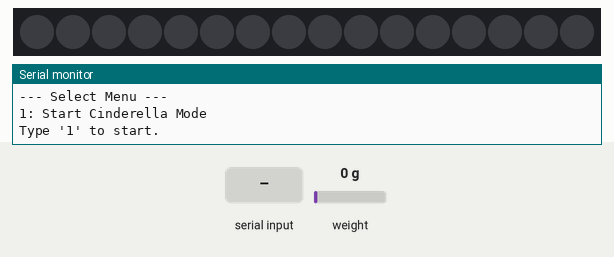
Simulated run of this sketch. Board: Arduino Mega 2560, built with avr-gcc and run on an emulated ATmega2560. Shown: 16 RGB LEDs in strip order, left to right, the last lines printed to the serial monitor. The inputs (shaded band) are chosen by the test bench; at power-on: weight on the scale 0 g.

Above: at 3.6 s.
3.7 s: "1" received over Serial
5.2 s: weight on the scale set to 100 g
At 5.7 s:
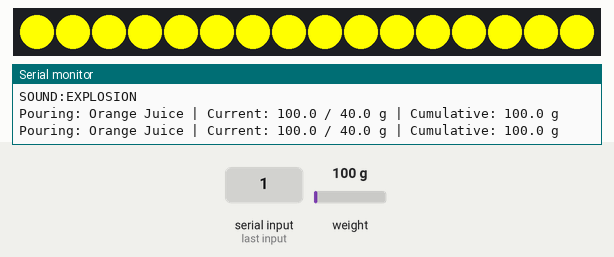
6.7 s: weight on the scale set to 0 g
At 7.8 s:
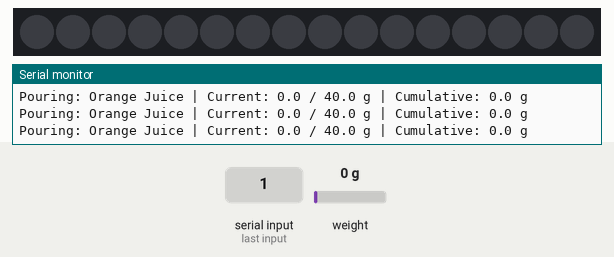
8.2 s: weight on the scale set to 1250 g
At 9.4 s:
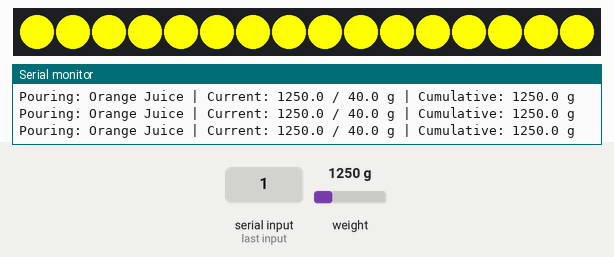
9.7 s: weight on the scale set to 35 g
At 10.9 s:
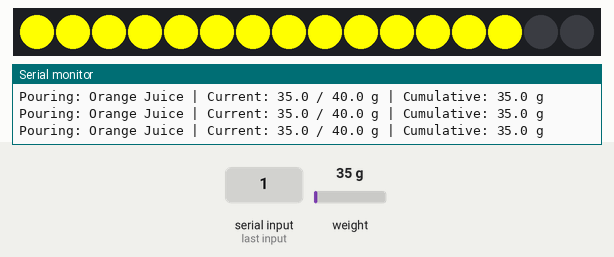
Timing chart, 0 to 12.2 s (numbered marks = the images above; inputs shaded):
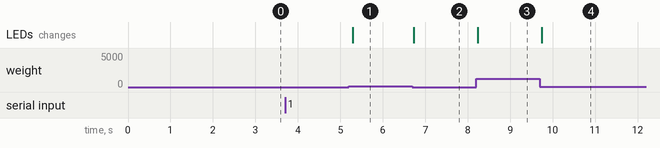

The sketch:

arduino_loadcell.ino
```cpp
#include <HX711_ADC.h>
#include <Adafruit_NeoPixel.h>

// ピン設定
const int HX711_dout = 53;
const int HX711_sck = 51;
const int LED_PIN = A0;
const int NUMPIXELS = 16;

HX711_ADC LoadCell(HX711_dout, HX711_sck);
Adafruit_NeoPixel pixels(NUMPIXELS, LED_PIN, NEO_GRB + NEO_KHZ800);

// 状態管理
enum SystemState { IDLE, TARE_WAIT, POURING, STEP_COMPLETED, RECIPE_FINISHED };
SystemState currentState = IDLE;

// レシピ構造体
struct Ingredient {
  String name;
  float targetWeight; // g (ml)
  uint32_t color;     // LEDの色 (RGB)
};

struct Recipe {
  String name;
  int stepCount;
  Ingredient steps[5]; // 最大5ステップと仮定
  bool isSpecialCinderella; // シンデレラ特別演出モード
};

// レシピデータ定義 (recipe.mdより)
// 色定義: 0xRRGGBB
const uint32_t COL_ORANGE = 0xFF4500; // オレンジレッド
const uint32_t COL_PINE   = 0xFFFF00; // 黄色
const uint32_t COL_LEMON  = 0xCCFF00; // レモン色
const uint32_t COL_GINGER = 0xCD853F; // 茶色っぽいゴールド
const uint32_t COL_SODA   = 0xE0FFFF; // 薄い水色

Recipe recipes[1] = {
  {
    "Cinderella (Standard)", 3,
    {
      {"Orange Juice", 40.0, COL_ORANGE},
      {"Pineapple Juice", 40.0, COL_PINE},
      {"Lemon Juice", 10.0, COL_LEMON}
    },
    true // シンデレラ特別演出モード有効
  }
};

int currentRecipeIndex = 0; // Default to Cinderella
int currentStepIndex = 0;
float startWeight = 0; // 各ステップ開始時の重量
float cumulativeWeight = 0; // シンデレラ特別演出用の累積重量

void setup() {
  Serial.begin(9600);

  pixels.begin();
  pixels.clear();
  pixels.show();

  Serial.println("=== Smart Cocktail Maker Initializing ===");
  LoadCell.begin();
  LoadCell.start(2000, true);
  LoadCell.setCalFactor(-434.0);

  Serial.println("Ready.");
  printMenu();
}

void printMenu() {
  Serial.println("\n--- Select Menu ---");
  Serial.println("1: Start Cinderella Mode");
  Serial.println("Type '1' to start.");
}

// ユーティリティ: HSVからRGBへの変換 (滑らかな色変化のため)
uint32_t wheel(byte WheelPos) {
  WheelPos = 255 - WheelPos;
  if (WheelPos < 85) {
    return pixels.Color(255 - WheelPos * 3, 0, WheelPos * 3);
  }
  if (WheelPos < 170) {
    WheelPos -= 85;
    return pixels.Color(0, WheelPos * 3, 255 - WheelPos * 3);
  }
  WheelPos -= 170;
  return pixels.Color(WheelPos * 3, 255 - WheelPos * 3, 0);
}

// シンデレラ専用の演出関数
void updateCinderellaVisuals(float totalWeight) {
  pixels.clear();

  unsigned long t = millis();

  if (totalWeight < 40.0) {
    // 0-40ml: 黄色に徐々に光らせる
    float brightness = (totalWeight / 40.0); // 0.0 -> 1.0
    int numLeds = (int)(brightness * NUMPIXELS);

    for (int i = 0; i < NUMPIXELS; i++) {
      if (i < numLeds) {
        // 黄色 (R=255, G=255, B=0)
        int r = 255;
        int g = 255;
        int b = 0;
        pixels.setPixelColor(i, pixels.Color(r, g, b));
      }
    }
  }
  else if (totalWeight >= 40.0 && totalWeight < 50.0) {
    // 40ml: オレンジ色
    for (int i = 0; i < NUMPIXELS; i++) {
      pixels.setPixelColor(i, pixels.Color(255, 140, 0)); // オレンジ
    }
  }
  else if (totalWeight >= 50.0 && totalWeight < 80.0) {
    // 50-80ml: 赤く光らせて、徐々に光を弱める
    float fadeProgress = (totalWeight - 50.0) / 30.0; // 0.0 -> 1.0
    int brightness = 255 - (int)(fadeProgress * 200); // 255 -> 55
    brightness = constrain(brightness, 55, 255);

    for (int i = 0; i < NUMPIXELS; i++) {
      pixels.setPixelColor(i, pixels.Color(brightness, 0, 0)); // 赤
    }
  }
  else if (totalWeight >= 80.0) {
    // 80ml: 黄色にMAX輝度で光らせる
    for (int i = 0; i < NUMPIXELS; i++) {
      pixels.setPixelColor(i, pixels.Color(255, 255, 0)); // 黄色MAX
    }
  }

  pixels.show();
}

void loop() {
  LoadCell.update();
  float weight = LoadCell.getData();

  // シリアルコマンド入力処理
  if (Serial.available() > 0) {
    char inByte = Serial.read();
    if (currentState == IDLE || currentState == RECIPE_FINISHED) {
      if (inByte == '1') {
        currentRecipeIndex = 0; // Always Cinderella
        currentStepIndex = 0;
        cumulativeWeight = 0; // 累積重量をリセット
        currentState = TARE_WAIT;
        Serial.print("Selected: ");
        Serial.println(recipes[currentRecipeIndex].name);
        Serial.println("Please wait for auto-tare...");
      }
    } else if (inByte == 'c') {
      // 強制キャンセル
      currentState = IDLE;
      pixels.clear(); pixels.show();
      printMenu();
    }
  }

  switch (currentState) {
    case TARE_WAIT: {
      static unsigned long tareStartTime = 0;
      if (tareStartTime == 0) tareStartTime = millis();

      LoadCell.tareNoDelay();

      // デバッグ: 待機中の値を表示 (ノイズ確認用)
      if (millis() % 500 == 0) {
         Serial.println("Taring...");
      }

      // 4秒経過しても終わらなければ強制スタート
      if (LoadCell.getTareStatus() || (millis() - tareStartTime > 4000)) {
        if (!LoadCell.getTareStatus()) {
           Serial.println("Tare timeout (unstable?) - Forcing start.");
        } else {
           Serial.println("Tare Complete.");
        }

        tareStartTime = 0; // リセット
        startWeight = 0;
        currentState = POURING;

        // メニュー表示
        Serial.println("Step " + String(currentStepIndex + 1) + ": Pour " +
                       recipes[currentRecipeIndex].steps[currentStepIndex].name +
                       " (" + String(recipes[currentRecipeIndex].steps[currentStepIndex].targetWeight) + "g)");
      }
      break;
    }

    case POURING: {
      Ingredient currentIng = recipes[currentRecipeIndex].steps[currentStepIndex];
      float currentAdded = weight; // tareされているので現在の重量＝追加分

      // シンデレラモードのみなので常にupdateCinderellaVisuals
      updateCinderellaVisuals(cumulativeWeight + currentAdded);

      // --- リアルタイム重量表示 (追加) ---
      static unsigned long lastSerialPrintTime = 0;
      if (millis() - lastSerialPrintTime > 200) { // 200msごとに表示
        Serial.print("Pouring: ");
        Serial.print(currentIng.name);
        Serial.print(" | Current: ");
        Serial.print(currentAdded, 1);
        Serial.print(" / ");
        Serial.print(currentIng.targetWeight, 1);
        Serial.print(" g | Cumulative: ");
        Serial.print(cumulativeWeight + currentAdded, 1);
        Serial.println(" g");
        lastSerialPrintTime = millis();
      }
      // ------------------------------------

      // 20ml以上超過で爆発音
      static bool playedExplosionSound = false;
      if (currentAdded > (currentIng.targetWeight + 20.0) && !playedExplosionSound) {
        Serial.println("SOUND:EXPLOSION"); // PCで「爆発2.mp3」を3回再生
        playedExplosionSound = true;
      }

      // 最後のステップ（レモンジュース）の特別処理
      bool isLastStepInCinderella = (currentStepIndex == recipes[currentRecipeIndex].stepCount - 1);

      if (isLastStepInCinderella) {
        // 累積90mlで完了（きらきら音がレモンジュース完了の合図）
        static bool completed90ml = false;
        if ((cumulativeWeight + currentAdded) >= 90.0 && !completed90ml) {
          Serial.println("SOUND:SPARKLE"); // PCで「きらきら輝く6.mp3」を再生
          Serial.println("Target reached!");

          // 累積重量を更新
          cumulativeWeight += currentAdded;

          // フラグをリセット
          completed90ml = false;
          playedExplosionSound = false;

          currentState = STEP_COMPLETED;
        }
      } else {
        // 通常のステップの完了判定（地震魔法音）
        float tolerance = 3.0; // 許容誤差: 3g

        if (currentAdded >= (currentIng.targetWeight - tolerance) &&
            currentAdded <= (currentIng.targetWeight + tolerance * 2)) { // 少し多めも許容

          Serial.println("Target reached!");
          Serial.println("SOUND:STEP_COMPLETE"); // PCで「地震魔法1.mp3」を再生

          // 累積重量を更新
          cumulativeWeight += currentAdded;

          // フラグをリセット
          playedExplosionSound = false;

          currentState = STEP_COMPLETED;
        }
      }
      break;
    }

    case STEP_COMPLETED:
      currentStepIndex++;
      if (currentStepIndex >= recipes[currentRecipeIndex].stepCount) {
        currentState = RECIPE_FINISHED;
      } else {
        // 次のステップのために風袋引き
        Serial.println("Step OK. Preparing next step...");
        delay(1000); // 少し待つ
        currentState = TARE_WAIT;
      }
      break;

    case RECIPE_FINISHED:
      Serial.print("Recipe Completed! Total weight: ");
      Serial.print(cumulativeWeight, 1);
      Serial.println(" ml");

      // 累積重量を送信（得点計算用）
      Serial.print("RECIPE_COMPLETE:");
      Serial.println(cumulativeWeight, 1);

      pixels.clear();
      pixels.show();

      currentState = IDLE;
      printMenu();
      break;

    case IDLE:
    default:
      break;
  }
}
```

Measured:
- after the input at 5.2 s, the LEDs: change after 0.10 s (image 1)
- after the input at 6.7 s, the LEDs: change at once (image 2)
- after the input at 8.2 s, the LEDs: change at once (image 3)
- after the input at 9.7 s, the LEDs: change after 0.05 s (image 4)
